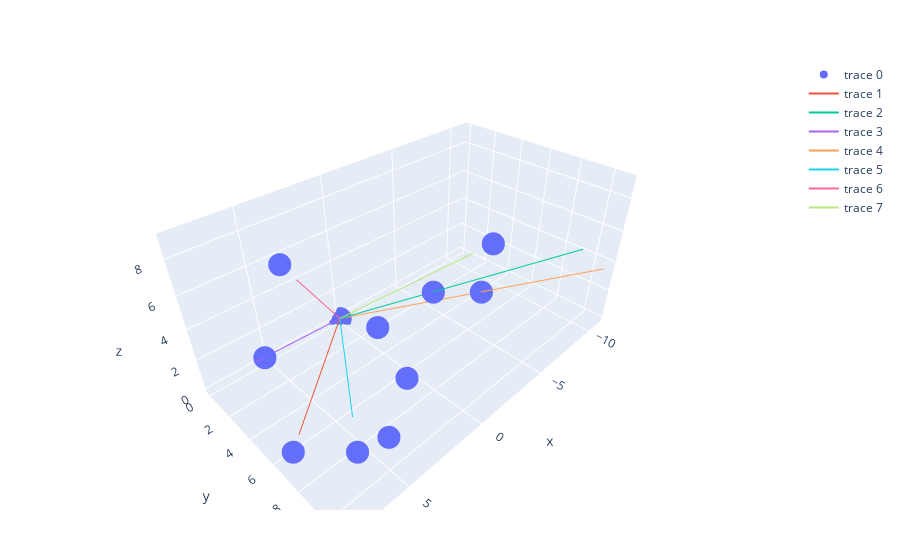

Notebook code cell kept with this figure:
### Code cell
x = rand(-10:10,10)
y = rand(0:10,10)
z = rand(0:10,10)
MySet = FinalConicHullaprx([x y z])

### Figure 1 — Plotly figure (JSON) as saved in the notebook; plotly's stock layout.template omitted (floating-point values rounded to 4 significant figures)
{"data": [{"mode": "markers", "type": "scatter3d", "x": [2, 8, -4, 7, -6, 6, 6, 2, -4, 5, 0], "y": [8, 7, 4, 4, 6, 9, 5, 6, 8, 10, 0], "z": [2, 1, 2, 4, 2, 1, 9, 4, 7, 2, 0]}, {"mode": "lines", "type": "scatter3d", "x": [7.221, 0], "y": [6.319, 0], "z": [0.9027, 0]}, {"mode": "lines", "type": "scatter3d", "x": [-9.885, 0], "y": [9.885, 0], "z": [4.943, 0]}, {"mode": "lines", "type": "scatter3d", "x": [7.689, 0], "y": [4.394, 0], "z": [4.394, 0]}, {"mode": "lines", "type": "scatter3d", "x": [-10.88, 0], "y": [10.88, 0], "z": [3.627, 0]}, {"mode": "lines", "type": "scatter3d", "x": [4.782, 0], "y": [7.173, 0], "z": [0.797, 0]}, {"mode": "lines", "type": "scatter3d", "x": [4.757, 0], "y": [3.964, 0], "z": [7.136, 0]}, {"mode": "lines", "type": "scatter3d", "x": [-3.574, 0], "y": [7.148, 0], "z": [6.254, 0]}], "layout": {"margin": {"b": 50, "l": 50, "r": 50, "t": 60}}}
